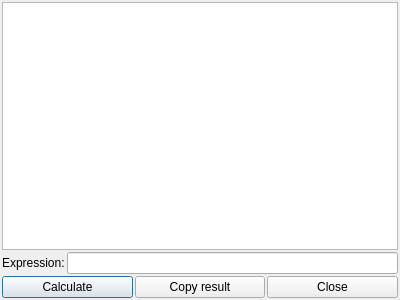
<?xml version="1.0" encoding="UTF-8"?>
<ui version="4.0">
 <class>SimpleCalculator</class>
 <widget class="QDialog" name="SimpleCalculator">
  <property name="geometry">
   <rect>
    <x>0</x>
    <y>0</y>
    <width>400</width>
    <height>300</height>
   </rect>
  </property>
  <property name="windowTitle">
   <string>Calculator</string>
  </property>
  <layout class="QGridLayout" name="gridLayout">
   <property name="leftMargin">
    <number>2</number>
   </property>
   <property name="topMargin">
    <number>2</number>
   </property>
   <property name="rightMargin">
    <number>2</number>
   </property>
   <property name="bottomMargin">
    <number>2</number>
   </property>
   <property name="spacing">
    <number>2</number>
   </property>
   <item row="0" column="0" colspan="2">
    <widget class="QPlainTextEdit" name="txtResult">
     <property name="readOnly">
      <bool>true</bool>
     </property>
     <property name="plainText">
      <string notr="true"/>
     </property>
    </widget>
   </item>
   <item row="1" column="0">
    <widget class="QLabel" name="lblExpression">
     <property name="text">
      <string>Expression:</string>
     </property>
     <property name="textFormat">
      <enum>Qt::PlainText</enum>
     </property>
    </widget>
   </item>
   <item row="1" column="1">
    <widget class="vmLineEdit" name="txtInput"/>
   </item>
   <item row="2" column="0" colspan="2">
    <layout class="QHBoxLayout" name="horizontalLayout">
     <item>
      <widget class="QPushButton" name="btnCalc">
       <property name="text">
        <string>Calculate</string>
       </property>
       <property name="icon">
        <iconset theme="calc">
         <normaloff>.</normaloff>.</iconset>
       </property>
      </widget>
     </item>
     <item>
      <widget class="QPushButton" name="btnCopyResult">
       <property name="text">
        <string>Copy result</string>
       </property>
       <property name="icon">
        <iconset theme="edit-copy">
         <normaloff>.</normaloff>.</iconset>
       </property>
      </widget>
     </item>
     <item>
      <widget class="QPushButton" name="btnClose">
       <property name="text">
        <string>Close</string>
       </property>
       <property name="icon">
        <iconset theme="window-close">
         <normaloff>.</normaloff>.</iconset>
       </property>
      </widget>
     </item>
    </layout>
   </item>
  </layout>
 </widget>
 <customwidgets>
  <customwidget>
   <class>vmLineEdit</class>
   <extends>QLineEdit</extends>
   <header location="global">vmwidgets.h</header>
  </customwidget>
 </customwidgets>
 <resources/>
 <connections/>
</ui>
